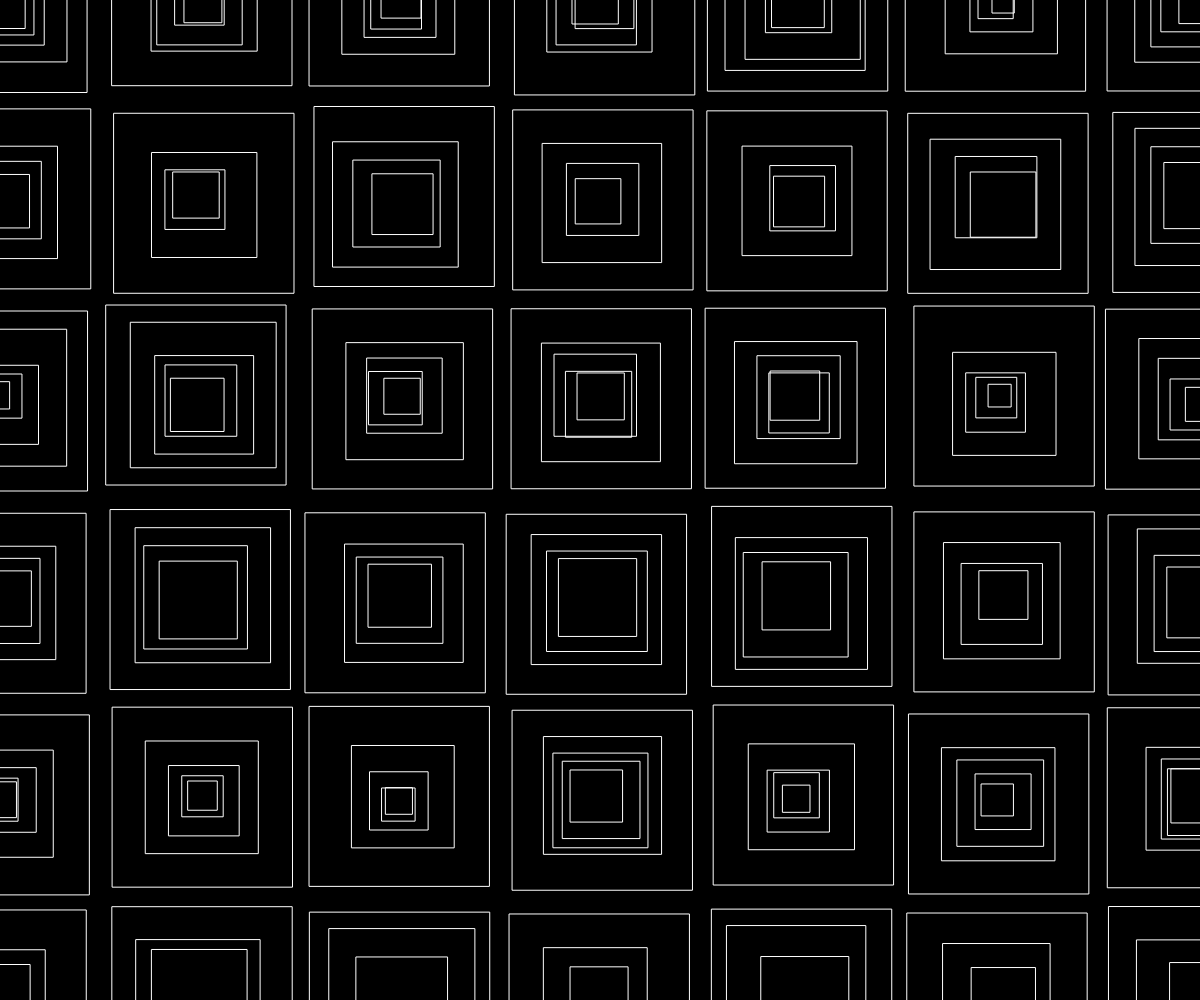
Frame 1 (no input)
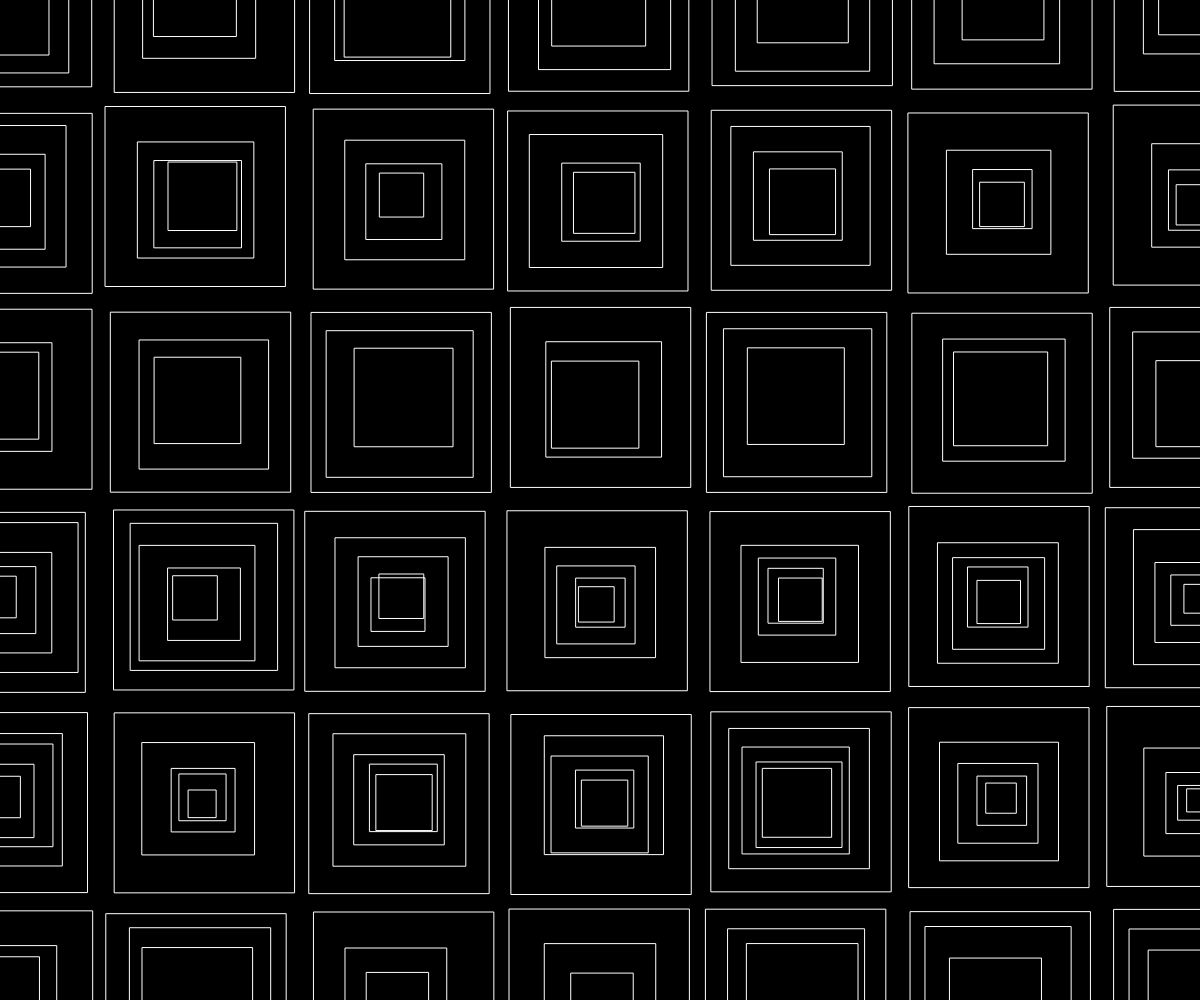
Frame 2 (the mouse pressed at the canvas centre, redrawn once)

The p5.js sketch that drew these frames (run headless with seeded random() and noise() and a simulated clock; the mouse was pressed at the canvas centre and the sketch redrawn once):

// p5.js sketch
// ── sketch.js

function setup() {
  createCanvas(windowWidth,windowHeight);
}

function draw() {
  background(0);
  noFill()
  stroke(255)

  /*for (let i = 0; i < 10; i = i + 1) {
    //console.log(i);
    let posX=i*200;
    rect(posX, 0 * 200, 180, 180);
  }
    */

  


 zeichneZeile(0);
 zeichneZeile(1);
 zeichneZeile(2);
 zeichneZeile(3);
 zeichneZeile(4);
 zeichneZeile(5);
 zeichneZeile(6);
 zeichneZeile(7);
 zeichneZeile(8);
 zeichneZeile(9);
  

  noLoop();
}

function zeichneZeile(j){
  let anzahl=random(2,5);
  rectMode(CENTER)
  for (let i = 0; i < 10; i = i + 1) {
    let skaliere=1;
    for(let m=0;m<anzahl;m++){
      let verschiebungX=random(-5,5)
      let verschiebungY=random(-5,5)
      rect(i * 200+verschiebungX, j * 200+verschiebungY, 180*skaliere, 180*skaliere);
      let skalierfaktor=random(1.2, 1.8);
      skaliere=skaliere/skalierfaktor;
    }
    
  }
}
